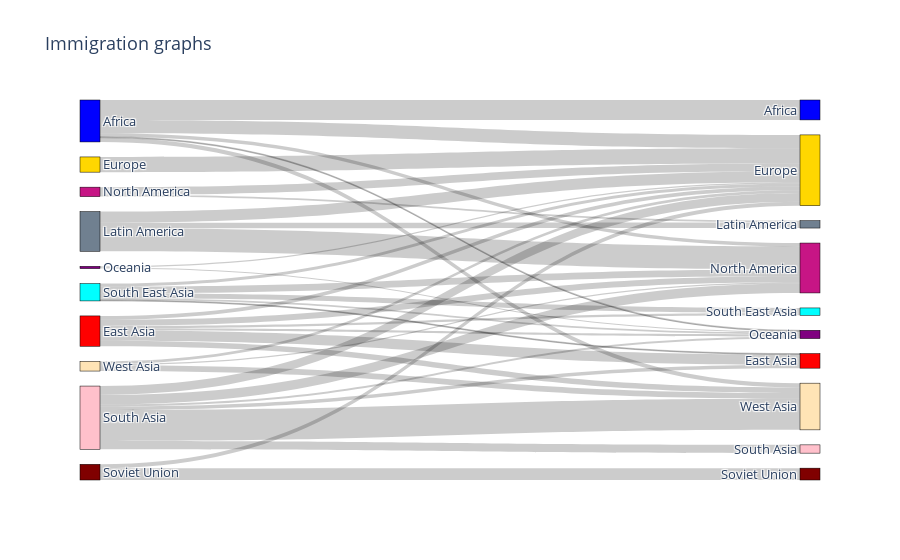

Notebook cell for this chart:
### Code cell
# Plotting
import plotly.graph_objects as go

fig = go.Figure(data=[go.Sankey(
    node = dict(
      pad = 15,
      thickness = 20,
      line = dict(color = "black", width = 0.5),
      label = columns,
      color = ["blue","red","gold","slategrey","mediumvioletred","purple","pink","cyan","maroon","moccasin",
              "blue","red","gold","slategrey","mediumvioletred","purple","pink","cyan","maroon","moccasin"]
    ),
    link = dict(
      source = origin,
      target = final,
      value = values
  ))])

fig.update_layout(title_text="Immigration graphs", font_size=13)
fig.show()

### Figure 1 — Plotly figure (JSON) as saved in the notebook; plotly's stock layout.template omitted (floating-point values rounded to 4 significant figures)
{"data": [{"link": {"source": [0, 0, 0, 0, 0, 0, 0, 0, 0, 0, 1, 1, 1, 1, 1, 1, 1, 1, 1, 1, 2, 2, 2, 2, 2, 2, 2, 2, 2, 2, 3, 3, 3, 3, 3, 3, 3, 3, 3, 3, 4, 4, 4, 4, 4, 4, 4, 4, 4, 4, 5, 5, 5, 5, 5, 5, 5, 5, 5, 5, 6, 6, 6, 6, 6, 6, 6, 6, 6, 6, 7, 7, 7, 7, 7, 7, 7, 7, 7, 7, 8, 8, 8, 8, 8, 8, 8, 8, 8, 8, 9, 9, 9, 9, 9, 9, 9, 9, 9, 9], "target": [10, 11, 12, 13, 14, 15, 16, 17, 18, 19, 10, 11, 12, 13, 14, 15, 16, 17, 18, 19, 10, 11, 12, 13, 14, 15, 16, 17, 18, 19, 10, 11, 12, 13, 14, 15, 16, 17, 18, 19, 10, 11, 12, 13, 14, 15, 16, 17, 18, 19, 10, 11, 12, 13, 14, 15, 16, 17, 18, 19, 10, 11, 12, 13, 14, 15, 16, 17, 18, 19, 10, 11, 12, 13, 14, 15, 16, 17, 18, 19, 10, 11, 12, 13, 14, 15, 16, 17, 18, 19, 10, 11, 12, 13, 14, 15, 16, 17, 18, 19], "value": [3.142, 0, 2.108, 0, 0.5409, 0.156, 0, 0, 0, 0.673, 0, 1.631, 0.6013, 0, 0.9731, 0.3336, 0, 0.3804, 0, 0.8693, 0, 0, 2.401, 0, 0, 0, 0, 0, 0, 0, 0, 0, 1.763, 0.8792, 3.628, 0, 0, 0, 0, 0, 0, 0, 1.216, 0.2769, 0, 0, 0, 0, 0, 0, 0, 0, 0.1704, 0, 0, 0.1907, 0, 0, 0, 0, 0, 0.5259, 1.39, 0, 1.508, 0.3474, 1.308, 0, 0, 4.902, 0, 0.1453, 0.4688, 0, 1.058, 0.2787, 0, 0.7813, 0, 0, 0, 0, 0.6092, 0, 0, 0, 0, 0, 1.871, 0, 0, 0, 0.4496, 0, 0.1693, 0, 0, 0, 0, 0.9272]}, "node": {"color": ["blue", "red", "gold", "slategrey", "mediumvioletred", "purple", "pink", "cyan", "maroon", "moccasin", "blue", "red", "gold", "slategrey", "mediumvioletred", "purple", "pink", "cyan", "maroon", "moccasin"], "label": ["Africa", "East Asia", "Europe", "Latin America", "North America", "Oceania", "South Asia", "South East Asia", "Soviet Union", "West Asia", "Africa", "East Asia", "Europe", "Latin America", "North America", "Oceania", "South Asia", "South East Asia", "Soviet Union", "West Asia"], "line": {"color": "black", "width": 0.5}, "pad": 15, "thickness": 20}, "type": "sankey"}], "layout": {"font": {"size": 13}, "title": {"text": "Immigration graphs"}}}
